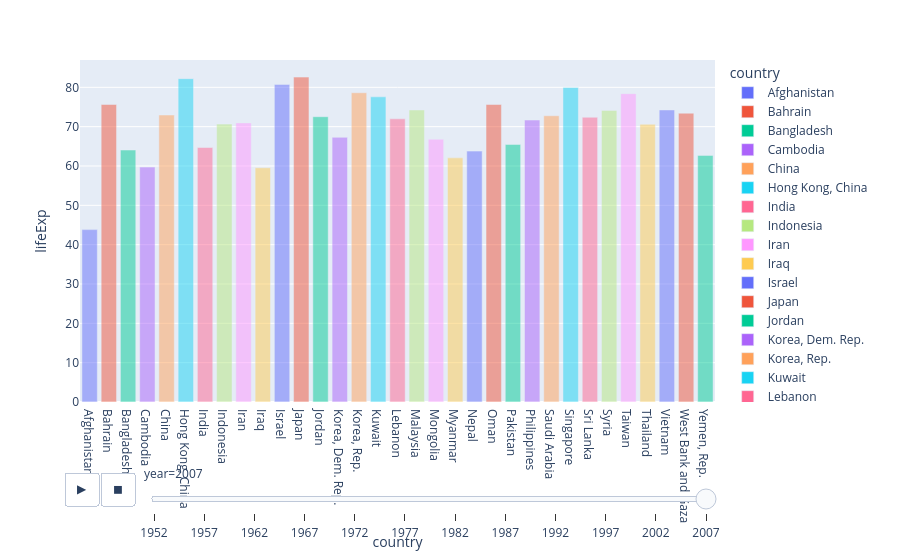

The code cell stored with this chart in its notebook:
### Code cell
fig =px.bar(df, x='country', y='lifeExp', color='country',barmode='overlay', animation_frame='year')
fig

### Figure 1 — Plotly figure (JSON) as saved in the notebook; plotly's stock layout.template omitted (floating-point values rounded to 4 significant figures)
{"data": [{"hovertemplate": "country=%{x}<br>year=2007<br>lifeExp=%{y}<extra></extra>", "legendgroup": "Afghanistan", "marker": {"color": "#636efa", "opacity": 0.5, "pattern": {"shape": ""}}, "name": "Afghanistan", "orientation": "v", "showlegend": true, "textposition": "auto", "type": "bar", "x": ["Afghanistan"], "xaxis": "x", "y": [43.83], "yaxis": "y"}, {"hovertemplate": "country=%{x}<br>year=2007<br>lifeExp=%{y}<extra></extra>", "legendgroup": "Bahrain", "marker": {"color": "#EF553B", "opacity": 0.5, "pattern": {"shape": ""}}, "name": "Bahrain", "orientation": "v", "showlegend": true, "textposition": "auto", "type": "bar", "x": ["Bahrain"], "xaxis": "x", "y": [75.64], "yaxis": "y"}, {"hovertemplate": "country=%{x}<br>year=2007<br>lifeExp=%{y}<extra></extra>", "legendgroup": "Bangladesh", "marker": {"color": "#00cc96", "opacity": 0.5, "pattern": {"shape": ""}}, "name": "Bangladesh", "orientation": "v", "showlegend": true, "textposition": "auto", "type": "bar", "x": ["Bangladesh"], "xaxis": "x", "y": [64.06], "yaxis": "y"}, {"hovertemplate": "country=%{x}<br>year=2007<br>lifeExp=%{y}<extra></extra>", "legendgroup": "Cambodia", "marker": {"color": "#ab63fa", "opacity": 0.5, "pattern": {"shape": ""}}, "name": "Cambodia", "orientation": "v", "showlegend": true, "textposition": "auto", "type": "bar", "x": ["Cambodia"], "xaxis": "x", "y": [59.72], "yaxis": "y"}, {"hovertemplate": "country=%{x}<br>year=2007<br>lifeExp=%{y}<extra></extra>", "legendgroup": "China", "marker": {"color": "#FFA15A", "opacity": 0.5, "pattern": {"shape": ""}}, "name": "China", "orientation": "v", "showlegend": true, "textposition": "auto", "type": "bar", "x": ["China"], "xaxis": "x", "y": [72.96], "yaxis": "y"}, {"hovertemplate": "country=%{x}<br>year=2007<br>lifeExp=%{y}<extra></extra>", "legendgroup": "Hong Kong, China", "marker": {"color": "#19d3f3", "opacity": 0.5, "pattern": {"shape": ""}}, "name": "Hong Kong, China", "orientation": "v", "showlegend": true, "textposition": "auto", "type": "bar", "x": ["Hong Kong, China"], "xaxis": "x", "y": [82.21], "yaxis": "y"}, {"hovertemplate": "country=%{x}<br>year=2007<br>lifeExp=%{y}<extra></extra>", "legendgroup": "India", "marker": {"color": "#FF6692", "opacity": 0.5, "pattern": {"shape": ""}}, "name": "India", "orientation": "v", "showlegend": true, "textposition": "auto", "type": "bar", "x": ["India"], "xaxis": "x", "y": [64.7], "yaxis": "y"}, {"hovertemplate": "country=%{x}<br>year=2007<br>lifeExp=%{y}<extra></extra>", "legendgroup": "Indonesia", "marker": {"color": "#B6E880", "opacity": 0.5, "pattern": {"shape": ""}}, "name": "Indonesia", "orientation": "v", "showlegend": true, "textposition": "auto", "type": "bar", "x": ["Indonesia"], "xaxis": "x", "y": [70.65], "yaxis": "y"}, {"hovertemplate": "country=%{x}<br>year=2007<br>lifeExp=%{y}<extra></extra>", "legendgroup": "Iran", "marker": {"color": "#FF97FF", "opacity": 0.5, "pattern": {"shape": ""}}, "name": "Iran", "orientation": "v", "showlegend": true, "textposition": "auto", "type": "bar", "x": ["Iran"], "xaxis": "x", "y": [70.96], "yaxis": "y"}, {"hovertemplate": "country=%{x}<br>year=2007<br>lifeExp=%{y}<extra></extra>", "legendgroup": "Iraq", "marker": {"color": "#FECB52", "opacity": 0.5, "pattern": {"shape": ""}}, "name": "Iraq", "orientation": "v", "showlegend": true, "textposition": "auto", "type": "bar", "x": ["Iraq"], "xaxis": "x", "y": [59.55], "yaxis": "y"}, {"hovertemplate": "country=%{x}<br>year=2007<br>lifeExp=%{y}<extra></extra>", "legendgroup": "Israel", "marker": {"color": "#636efa", "opacity": 0.5, "pattern": {"shape": ""}}, "name": "Israel", "orientation": "v", "showlegend": true, "textposition": "auto", "type": "bar", "x": ["Israel"], "xaxis": "x", "y": [80.75], "yaxis": "y"}, {"hovertemplate": "country=%{x}<br>year=2007<br>lifeExp=%{y}<extra></extra>", "legendgroup": "Japan", "marker": {"color": "#EF553B", "opacity": 0.5, "pattern": {"shape": ""}}, "name": "Japan", "orientation": "v", "showlegend": true, "textposition": "auto", "type": "bar", "x": ["Japan"], "xaxis": "x", "y": [82.6], "yaxis": "y"}, {"hovertemplate": "country=%{x}<br>year=2007<br>lifeExp=%{y}<extra></extra>", "legendgroup": "Jordan", "marker": {"color": "#00cc96", "opacity": 0.5, "pattern": {"shape": ""}}, "name": "Jordan", "orientation": "v", "showlegend": true, "textposition": "auto", "type": "bar", "x": ["Jordan"], "xaxis": "x", "y": [72.53], "yaxis": "y"}, {"hovertemplate": "country=%{x}<br>year=2007<br>lifeExp=%{y}<extra></extra>", "legendgroup": "Korea, Dem. Rep.", "marker": {"color": "#ab63fa", "opacity": 0.5, "pattern": {"shape": ""}}, "name": "Korea, Dem. Rep.", "orientation": "v", "showlegend": true, "textposition": "auto", "type": "bar", "x": ["Korea, Dem. Rep."], "xaxis": "x", "y": [67.3], "yaxis": "y"}, {"hovertemplate": "country=%{x}<br>year=2007<br>lifeExp=%{y}<extra></extra>", "legendgroup": "Korea, Rep.", "marker": {"color": "#FFA15A", "opacity": 0.5, "pattern": {"shape": ""}}, "name": "Korea, Rep.", "orientation": "v", "showlegend": true, "textposition": "auto", "type": "bar", "x": ["Korea, Rep."], "xaxis": "x", "y": [78.62], "yaxis": "y"}, {"hovertemplate": "country=%{x}<br>year=2007<br>lifeExp=%{y}<extra></extra>", "legendgroup": "Kuwait", "marker": {"color": "#19d3f3", "opacity": 0.5, "pattern": {"shape": ""}}, "name": "Kuwait", "orientation": "v", "showlegend": true, "textposition": "auto", "type": "bar", "x": ["Kuwait"], "xaxis": "x", "y": [77.59], "yaxis": "y"}, {"hovertemplate": "country=%{x}<br>year=2007<br>lifeExp=%{y}<extra></extra>", "legendgroup": "Lebanon", "marker": {"color": "#FF6692", "opacity": 0.5, "pattern": {"shape": ""}}, "name": "Lebanon", "orientation": "v", "showlegend": true, "textposition": "auto", "type": "bar", "x": ["Lebanon"], "xaxis": "x", "y": [71.99], "yaxis": "y"}, {"hovertemplate": "country=%{x}<br>year=2007<br>lifeExp=%{y}<extra></extra>", "legendgroup": "Malaysia", "marker": {"color": "#B6E880", "opacity": 0.5, "pattern": {"shape": ""}}, "name": "Malaysia", "orientation": "v", "showlegend": true, "textposition": "auto", "type": "bar", "x": ["Malaysia"], "xaxis": "x", "y": [74.24], "yaxis": "y"}, {"hovertemplate": "country=%{x}<br>year=2007<br>lifeExp=%{y}<extra></extra>", "legendgroup": "Mongolia", "marker": {"color": "#FF97FF", "opacity": 0.5, "pattern": {"shape": ""}}, "name": "Mongolia", "orientation": "v", "showlegend": true, "textposition": "auto", "type": "bar", "x": ["Mongolia"], "xaxis": "x", "y": [66.8], "yaxis": "y"}, {"hovertemplate": "country=%{x}<br>year=2007<br>lifeExp=%{y}<extra></extra>", "legendgroup": "Myanmar", "marker": {"color": "#FECB52", "opacity": 0.5, "pattern": {"shape": ""}}, "name": "Myanmar", "orientation": "v", "showlegend": true, "textposition": "auto", "type": "bar", "x": ["Myanmar"], "xaxis": "x", "y": [62.07], "yaxis": "y"}, {"hovertemplate": "country=%{x}<br>year=2007<br>lifeExp=%{y}<extra></extra>", "legendgroup": "Nepal", "marker": {"color": "#636efa", "opacity": 0.5, "pattern": {"shape": ""}}, "name": "Nepal", "orientation": "v", "showlegend": true, "textposition": "auto", "type": "bar", "x": ["Nepal"], "xaxis": "x", "y": [63.78], "yaxis": "y"}, {"hovertemplate": "country=%{x}<br>year=2007<br>lifeExp=%{y}<extra></extra>", "legendgroup": "Oman", "marker": {"color": "#EF553B", "opacity": 0.5, "pattern": {"shape": ""}}, "name": "Oman", "orientation": "v", "showlegend": true, "textposition": "auto", "type": "bar", "x": ["Oman"], "xaxis": "x", "y": [75.64], "yaxis": "y"}, {"hovertemplate": "country=%{x}<br>year=2007<br>lifeExp=%{y}<extra></extra>", "legendgroup": "Pakistan", "marker": {"color": "#00cc96", "opacity": 0.5, "pattern": {"shape": ""}}, "name": "Pakistan", "orientation": "v", "showlegend": true, "textposition": "auto", "type": "bar", "x": ["Pakistan"], "xaxis": "x", "y": [65.48], "yaxis": "y"}, {"hovertemplate": "country=%{x}<br>year=2007<br>lifeExp=%{y}<extra></extra>", "legendgroup": "Philippines", "marker": {"color": "#ab63fa", "opacity": 0.5, "pattern": {"shape": ""}}, "name": "Philippines", "orientation": "v", "showlegend": true, "textposition": "auto", "type": "bar", "x": ["Philippines"], "xaxis": "x", "y": [71.69], "yaxis": "y"}, {"hovertemplate": "country=%{x}<br>year=2007<br>lifeExp=%{y}<extra></extra>", "legendgroup": "Saudi Arabia", "marker": {"color": "#FFA15A", "opacity": 0.5, "pattern": {"shape": ""}}, "name": "Saudi Arabia", "orientation": "v", "showlegend": true, "textposition": "auto", "type": "bar", "x": ["Saudi Arabia"], "xaxis": "x", "y": [72.78], "yaxis": "y"}, {"hovertemplate": "country=%{x}<br>year=2007<br>lifeExp=%{y}<extra></extra>", "legendgroup": "Singapore", "marker": {"color": "#19d3f3", "opacity": 0.5, "pattern": {"shape": ""}}, "name": "Singapore", "orientation": "v", "showlegend": true, "textposition": "auto", "type": "bar", "x": ["Singapore"], "xaxis": "x", "y": [79.97], "yaxis": "y"}, {"hovertemplate": "country=%{x}<br>year=2007<br>lifeExp=%{y}<extra></extra>", "legendgroup": "Sri Lanka", "marker": {"color": "#FF6692", "opacity": 0.5, "pattern": {"shape": ""}}, "name": "Sri Lanka", "orientation": "v", "showlegend": true, "textposition": "auto", "type": "bar", "x": ["Sri Lanka"], "xaxis": "x", "y": [72.4], "yaxis": "y"}, {"hovertemplate": "country=%{x}<br>year=2007<br>lifeExp=%{y}<extra></extra>", "legendgroup": "Syria", "marker": {"color": "#B6E880", "opacity": 0.5, "pattern": {"shape": ""}}, "name": "Syria", "orientation": "v", "showlegend": true, "textposition": "auto", "type": "bar", "x": ["Syria"], "xaxis": "x", "y": [74.14], "yaxis": "y"}, {"hovertemplate": "country=%{x}<br>year=2007<br>lifeExp=%{y}<extra></extra>", "legendgroup": "Taiwan", "marker": {"color": "#FF97FF", "opacity": 0.5, "pattern": {"shape": ""}}, "name": "Taiwan", "orientation": "v", "showlegend": true, "textposition": "auto", "type": "bar", "x": ["Taiwan"], "xaxis": "x", "y": [78.4], "yaxis": "y"}, {"hovertemplate": "country=%{x}<br>year=2007<br>lifeExp=%{y}<extra></extra>", "legendgroup": "Thailand", "marker": {"color": "#FECB52", "opacity": 0.5, "pattern": {"shape": ""}}, "name": "Thailand", "orientation": "v", "showlegend": true, "textposition": "auto", "type": "bar", "x": ["Thailand"], "xaxis": "x", "y": [70.62], "yaxis": "y"}, {"hovertemplate": "country=%{x}<br>year=2007<br>lifeExp=%{y}<extra></extra>", "legendgroup": "Vietnam", "marker": {"color": "#636efa", "opacity": 0.5, "pattern": {"shape": ""}}, "name": "Vietnam", "orientation": "v", "showlegend": true, "textposition": "auto", "type": "bar", "x": ["Vietnam"], "xaxis": "x", "y": [74.25], "yaxis": "y"}, {"hovertemplate": "country=%{x}<br>year=2007<br>lifeExp=%{y}<extra></extra>", "legendgroup": "West Bank and Gaza", "marker": {"color": "#EF553B", "opacity": 0.5, "pattern": {"shape": ""}}, "name": "West Bank and Gaza", "orientation": "v", "showlegend": true, "textposition": "auto", "type": "bar", "x": ["West Bank and Gaza"], "xaxis": "x", "y": [73.42], "yaxis": "y"}, {"hovertemplate": "country=%{x}<br>year=2007<br>lifeExp=%{y}<extra></extra>", "legendgroup": "Yemen, Rep.", "marker": {"color": "#00cc96", "opacity": 0.5, "pattern": {"shape": ""}}, "name": "Yemen, Rep.", "orientation": "v", "showlegend": true, "textposition": "auto", "type": "bar", "x": ["Yemen, Rep."], "xaxis": "x", "y": [62.7], "yaxis": "y"}], "layout": {"autosize": true, "barmode": "overlay", "legend": {"title": {"text": "country"}, "tracegroupgap": 0}, "margin": {"t": 60}, "sliders": [{"active": 11, "currentvalue": {"prefix": "year="}, "len": 0.9, "pad": {"b": 10, "t": 60}, "steps": [{"args": [["1952"], {"frame": {"duration": 0, "redraw": true}, "fromcurrent": true, "mode": "immediate", "transition": {"duration": 0, "easing": "linear"}}], "label": "1952", "method": "animate"}, {"args": [["1957"], {"frame": {"duration": 0, "redraw": true}, "fromcurrent": true, "mode": "immediate", "transition": {"duration": 0, "easing": "linear"}}], "label": "1957", "method": "animate"}, {"args": [["1962"], {"frame": {"duration": 0, "redraw": true}, "fromcurrent": true, "mode": "immediate", "transition": {"duration": 0, "easing": "linear"}}], "label": "1962", "method": "animate"}, {"args": [["1967"], {"frame": {"duration": 0, "redraw": true}, "fromcurrent": true, "mode": "immediate", "transition": {"duration": 0, "easing": "linear"}}], "label": "1967", "method": "animate"}, {"args": [["1972"], {"frame": {"duration": 0, "redraw": true}, "fromcurrent": true, "mode": "immediate", "transition": {"duration": 0, "easing": "linear"}}], "label": "1972", "method": "animate"}, {"args": [["1977"], {"frame": {"duration": 0, "redraw": true}, "fromcurrent": true, "mode": "immediate", "transition": {"duration": 0, "easing": "linear"}}], "label": "1977", "method": "animate"}, {"args": [["1982"], {"frame": {"duration": 0, "redraw": true}, "fromcurrent": true, "mode": "immediate", "transition": {"duration": 0, "easing": "linear"}}], "label": "1982", "method": "animate"}, {"args": [["1987"], {"frame": {"duration": 0, "redraw": true}, "fromcurrent": true, "mode": "immediate", "transition": {"duration": 0, "easing": "linear"}}], "label": "1987", "method": "animate"}, {"args": [["1992"], {"frame": {"duration": 0, "redraw": true}, "fromcurrent": true, "mode": "immediate", "transition": {"duration": 0, "easing": "linear"}}], "label": "1992", "method": "animate"}, {"args": [["1997"], {"frame": {"duration": 0, "redraw": true}, "fromcurrent": true, "mode": "immediate", "transition": {"duration": 0, "easing": "linear"}}], "label": "1997", "method": "animate"}, {"args": [["2002"], {"frame": {"duration": 0, "redraw": true}, "fromcurrent": true, "mode": "immediate", "transition": {"duration": 0, "easing": "linear"}}], "label": "2002", "method": "animate"}, {"args": [["2007"], {"frame": {"duration": 0, "redraw": true}, "fromcurrent": true, "mode": "immediate", "transition": {"duration": 0, "easing": "linear"}}], "label": "2007", "method": "animate"}], "x": 0.1, "xanchor": "left", "y": 0, "yanchor": "top"}], "updatemenus": [{"active": 0, "buttons": [{"args": [null, {"frame": {"duration": 500, "redraw": true}, "fromcurrent": true, "mode": "immediate", "transition": {"duration": 500, "easing": "linear"}}], "label": "&#9654;", "method": "animate"}, {"args": [[null], {"frame": {"duration": 0, "redraw": true}, "fromcurrent": true, "mode": "immediate", "transition": {"duration": 0, "easing": "linear"}}], "label": "&#9724;", "method": "animate"}], "direction": "left", "pad": {"r": 10, "t": 70}, "showactive": false, "type": "buttons", "x": 0.1, "xanchor": "right", "y": 0, "yanchor": "top"}], "xaxis": {"anchor": "y", "autorange": true, "categoryarray": ["Afghanistan", "Bahrain", "Bangladesh", "Cambodia", "China", "Hong Kong, China", "India", "Indonesia", "Iran", "Iraq", "Israel", "Japan", "Jordan", "Korea, Dem. Rep.", "Korea, Rep.", "Kuwait", "Lebanon", "Malaysia", "Mongolia", "Myanmar", "Nepal", "Oman", "Pakistan", "Philippines", "Saudi Arabia", "Singapore", "Sri Lanka", "Syria", "Taiwan", "Thailand", "Vietnam", "West Bank and Gaza", "Yemen, Rep."], "categoryorder": "array", "domain": [0, 1], "range": [-0.5, 32.5], "title": {"text": "country"}, "type": "category"}, "yaxis": {"anchor": "x", "autorange": true, "domain": [0, 1], "range": [0, 86.95], "title": {"text": "lifeExp"}, "type": "linear"}}}
